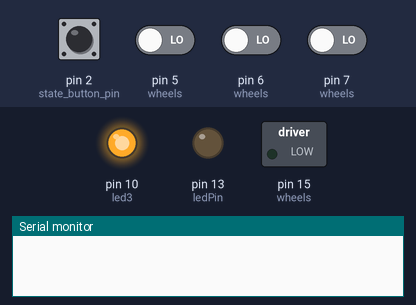
Recording of a sketch running on a simulated Arduino Uno, built with avr-gcc and run on an emulated ATmega328P. On the bench: switched loads named in the sketch (green lamp = pin HIGH), output pins drawn as LEDs (lit = HIGH), the last lines printed to the serial monitor. Inputs (shaded band) come from the test bench; at power-on: pin 2 (state_button_pin), pin 5 (wheels), pin 6 (wheels), pin 7 (wheels) LOW.

Above: at 1.3 s.
1.4 s: pin 2 (state_button_pin) pulled HIGH for 0.15 s
At 2.0 s:
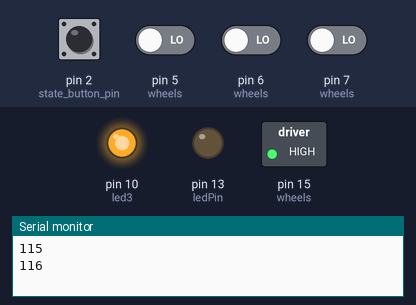
4.5 s: pin 7 (wheels) driven HIGH
At 5.4 s:
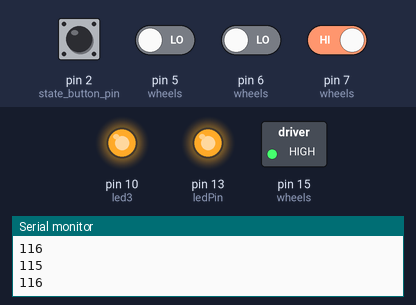
7.5 s: pin 7 (wheels) driven LOW
At 8.5 s:
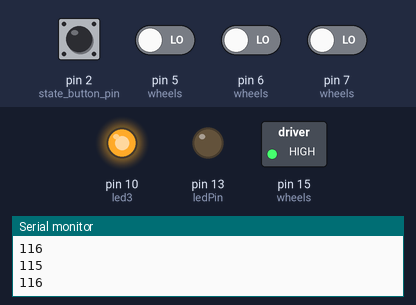
Timing chart, 0 to 15.0 s (numbered marks = the images above; inputs shaded):
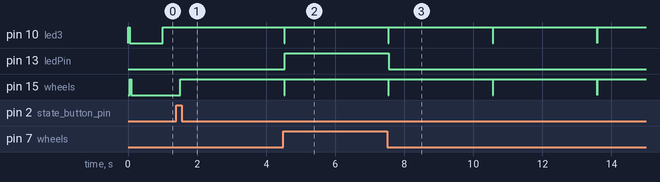

The sketch:

frontend_lottery.ino
```cpp
/* ======== HEADER ======== */
#define N_WHEELS 3

typedef struct wheel {
    int pin;
    int offset;
    int total_offset;
    unsigned char voltage;
    int brake_pin;
    int brake_threshold;
} wheel_t;

void update_wheel_offsets();
void test_brake(int i);
void reset_wheels();
void transition_to_state(int _state);

/* ======================== */

//Defines for the different states of the wheel
const char OFF    = 'o';
const char WINNER = 'w';
const char SPIN   = 's';
const char SPUN   = 't';
const char LOSE   = 'l';

char state = OFF;

long interval = 1000;           // interval at which to blink (milliseconds)

/* PINS */
const int state_button_pin = 2;
const int ledPin = 13;
const int led1 = 8;
const int led2 = 9;
const int led3 = 10;

int ledState1 = LOW;
int ledState2 = LOW;
int ledState3 = LOW;

long previousMillis = 0;        // will store last time LED was updated

/* Wheel init {pin, offset} */
wheel_t wheels[N_WHEELS] = {
    {5, 0, HIGH, 8, 10},
    {6, 0, HIGH, 9, 15},
    {7, 0, HIGH, 10, 30}
};

void tap_brake(int i)
{
    digitalWrite(wheels[i].brake_pin, HIGH);
    delay(50);
    digitalWrite(wheels[i].brake_pin, LOW);
}

void setup(){
    // initialize the serial communication:
    Serial.begin(9600);

    /* initialize pins */
    pinMode(state_button_pin, INPUT);
    pinMode(ledPin, OUTPUT);
    for (int i = 0; i < N_WHEELS; i++){
        pinMode(wheels[i].pin, INPUT);
        pinMode(wheels[i].brake_pin, OUTPUT);
        tap_brake(i);
    }
    state = OFF;
}

void update_wheel_offsets()
{
    for (int i = 0; i < N_WHEELS; i++){
        int voltage = digitalRead(wheels[i].pin);
        if (voltage == HIGH && wheels[i].voltage == LOW){
            // we've gone from low to high voltage, this means that
            // the spoke has made contact again
            wheels[i].voltage = HIGH;
            wheels[i].offset++;
            wheels[i].total_offset++;
            digitalWrite(ledPin, HIGH);
        } if (voltage == LOW && wheels[i].voltage == HIGH){
            // we've gone from high to low voltage, this means that
            // the spoke left contact with slinky. do nothing.
        }
        if (voltage == LOW){
            wheels[i].voltage = LOW;
            digitalWrite(ledPin, LOW);
        } else {
            digitalWrite(ledPin, HIGH);
        }
        if (wheels[i].offset >= wheels[i].brake_threshold){
           digitalWrite(wheels[i].brake_pin, HIGH);
        }
    }
    int all_above_threshold = 1;
    for (int i = 0; i < N_WHEELS; i++){
      if (wheels[i].offset < wheels[i].brake_threshold){
        all_above_threshold = 0;
        break;
      }
    }
    if (all_above_threshold){
      transition_to_state(SPUN);
    }
}

void reset_wheels()
{
    for (int i = 0; i < N_WHEELS; i++){
        digitalWrite(wheels[i].brake_pin, LOW);
        wheels[i].offset = 0;
    }
}

void transition_to_state(int _state)
{
    Serial.println(_state);
    state = _state;
}

void loop() {
    if (state == OFF){
        if (digitalRead(state_button_pin) == HIGH){
          //digitalWrite(ledPin, HIGH);
          delay(100);
          transition_to_state(SPIN);
        }
    } else if (state == SPIN){
      update_wheel_offsets();
    } else if (state == SPUN){
      delay(3000);
      reset_wheels();
      transition_to_state(SPIN);
    }
    delay(10);

  unsigned long currentMillis = millis();

  if(currentMillis - previousMillis > interval) {
    // save the last time you blinked the LED
    previousMillis = currentMillis;

    // if the LED is off turn it on and vice-versa:
    ledState1 = ledState1 == LOW ? HIGH : LOW;
    ledState2 = ledState2 == LOW ? HIGH : LOW;
    ledState3 = ledState3 == LOW ? HIGH : LOW;

    // set the LED with the ledState of the variable:
    digitalWrite(led1, ledState1);
    digitalWrite(led2, ledState2);
    digitalWrite(led3, ledState3);
  }
}

    // int coin_input_state = digitalRead(coin_input_pin);

    //if (button1State == LOW)
    //    state = SPIN;

    // send the value of analog input 0:
    //if (old_state != state){
    //   Serial.println(state);
    //   old_state = state;
    //}


    //switch (state){
    //  case WINNER: break;
    //  case SPIN: break;
    //}

    // wait a bit for the analog-to-digital converter
    // to stabilize after the last reading:
```

Measured:
- after the input at 1.4 s, pin 10 (led3): stays HIGH (without the input it goes to LOW after 0.60 s); pin 15 (wheels): LOW → HIGH after 0.11 s
- after the input at 4.5 s, pin 13 (ledPin): LOW → HIGH at once
- after the input at 7.5 s, pin 13 (ledPin): HIGH → LOW after 0.05 s
